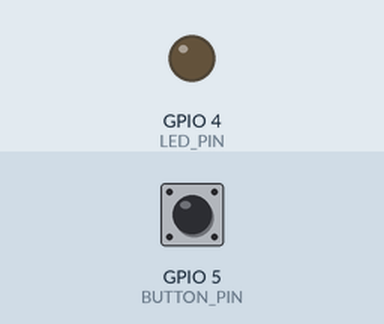
Recording of a sketch running on a simulated ESP32. On the bench: output pins drawn as LEDs (lit = HIGH). The test bench sets the inputs (shaded band); at power-on: GPIO 5 (BUTTON_PIN) HIGH.

Above: at 1.2 s.
1.3 s: GPIO 5 (BUTTON_PIN) pulled LOW for 0.15 s
At 1.37 s:
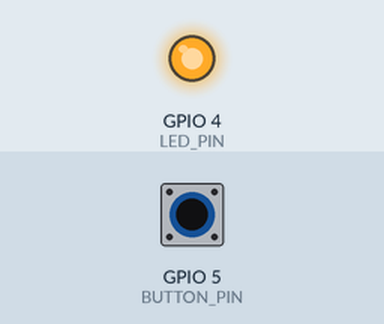
2.9 s: GPIO 5 (BUTTON_PIN) pulled LOW for 3.2 s
At 7.2 s:
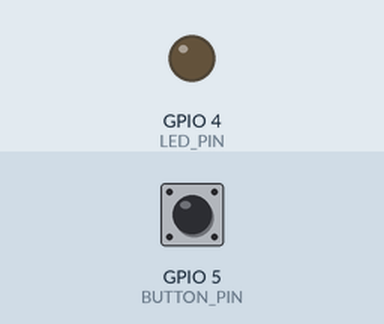
Timing chart, 0 to 8.7 s (numbered marks = the images above; inputs shaded):
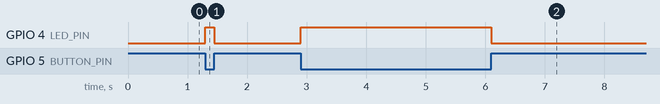

The sketch:

02_DigitalRead_Example.ino
```cpp
// (licence header left out)
#include <Arduino.h>

#define LED_PIN 4
#define BUTTON_PIN 5
void setup() {
  // put your setup code here, to run once:
  pinMode(LED_PIN, OUTPUT);
  pinMode(BUTTON_PIN, INPUT);
}


void loop() {
  // put your main code here, to run repeatedly:

  if (!digitalRead(BUTTON_PIN)) {
    digitalWrite(LED_PIN, HIGH);
  }
  else {
    digitalWrite(LED_PIN, LOW);
  }
}
```

Measured:
- after the input at 1.3 s, GPIO 4 (LED_PIN): LOW → HIGH at once, → LOW 0.15 s later
- after the input at 2.9 s, GPIO 4 (LED_PIN): LOW → HIGH at once, → LOW 3.2 s later
